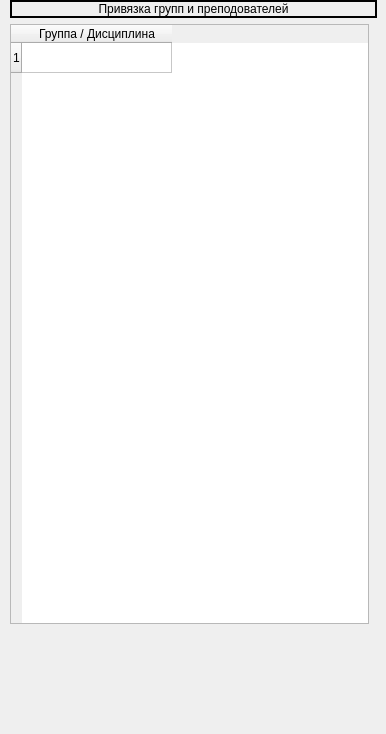
    <widget class="QWidget" name="tab_3">
     <attribute name="title">
      <string>Привязка</string>
     </attribute>
     <widget class="QWidget" name="formLayoutWidget">
      <property name="geometry">
       <rect>
        <x>10</x>
        <y>0</y>
        <width>367</width>
        <height>725</height>
       </rect>
      </property>
      <layout class="QFormLayout" name="formLayout">
       <item row="0" column="0" colspan="2">
        <widget class="QLabel" name="label_groups_2">
         <property name="sizePolicy">
          <sizepolicy hsizetype="Preferred" vsizetype="Preferred">
           <horstretch>0</horstretch>
           <verstretch>0</verstretch>
          </sizepolicy>
         </property>
         <property name="maximumSize">
          <size>
           <width>16777215</width>
           <height>18</height>
          </size>
         </property>
         <property name="frameShape">
          <enum>QFrame::WinPanel</enum>
         </property>
         <property name="frameShadow">
          <enum>QFrame::Plain</enum>
         </property>
         <property name="text">
          <string>Привязка групп и преподователей</string>
         </property>
         <property name="textFormat">
          <enum>Qt::RichText</enum>
         </property>
         <property name="alignment">
          <set>Qt::AlignCenter</set>
         </property>
         <property name="wordWrap">
          <bool>false</bool>
         </property>
        </widget>
       </item>
       <item row="1" column="0">
        <widget class="QTableWidget" name="table_binding">
         <property name="sizePolicy">
          <sizepolicy hsizetype="Preferred" vsizetype="Fixed">
           <horstretch>0</horstretch>
           <verstretch>0</verstretch>
          </sizepolicy>
         </property>
         <property name="minimumSize">
          <size>
           <width>359</width>
           <height>600</height>
          </size>
         </property>
         <property name="maximumSize">
          <size>
           <width>16777215</width>
           <height>180</height>
          </size>
         </property>
         <property name="toolTip">
          <string>ФИО преподователей должны быть в точности из списка преподователей</string>
         </property>
         <property name="statusTip">
          <string>ФИО преподователей должны быть в точности из списка преподователей</string>
         </property>
         <property name="whatsThis">
          <string>ФИО преподователей должны быть в точности из списка преподователей</string>
         </property>
         <property name="autoFillBackground">
          <bool>false</bool>
         </property>
         <property name="frameShape">
          <enum>QFrame::StyledPanel</enum>
         </property>
         <property name="dragEnabled">
          <bool>true</bool>
         </property>
         <property name="sortingEnabled">
          <bool>true</bool>
         </property>
         <property name="rowCount">
          <number>1</number>
         </property>
         <property name="columnCount">
          <number>1</number>
         </property>
         <attribute name="horizontalHeaderCascadingSectionResizes">
          <bool>true</bool>
         </attribute>
         <attribute name="horizontalHeaderDefaultSectionSize">
          <number>150</number>
         </attribute>
         <attribute name="horizontalHeaderHighlightSections">
          <bool>true</bool>
         </attribute>
         <row/>
         <column>
          <property name="text">
           <string>Группа / Дисциплина</string>
          </property>
         </column>
        </widget>
       </item>
      </layout>
     </widget>
    </widget>
